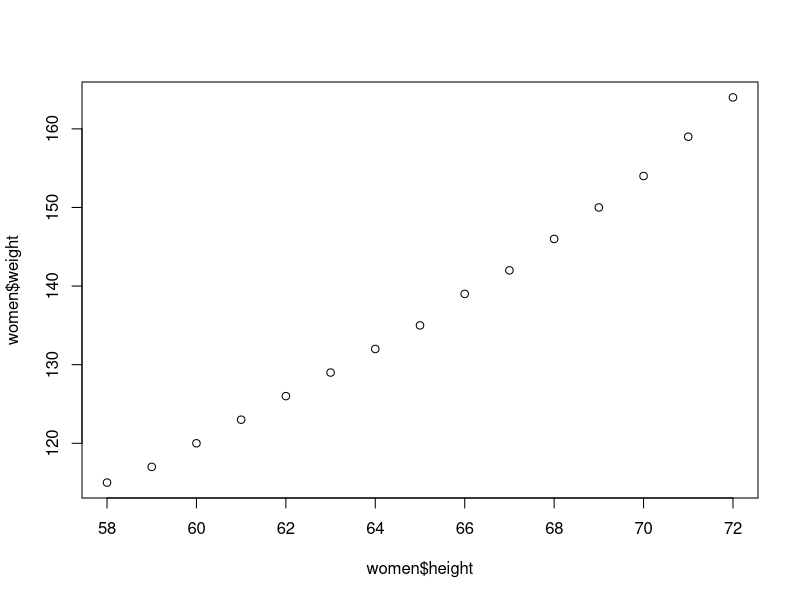
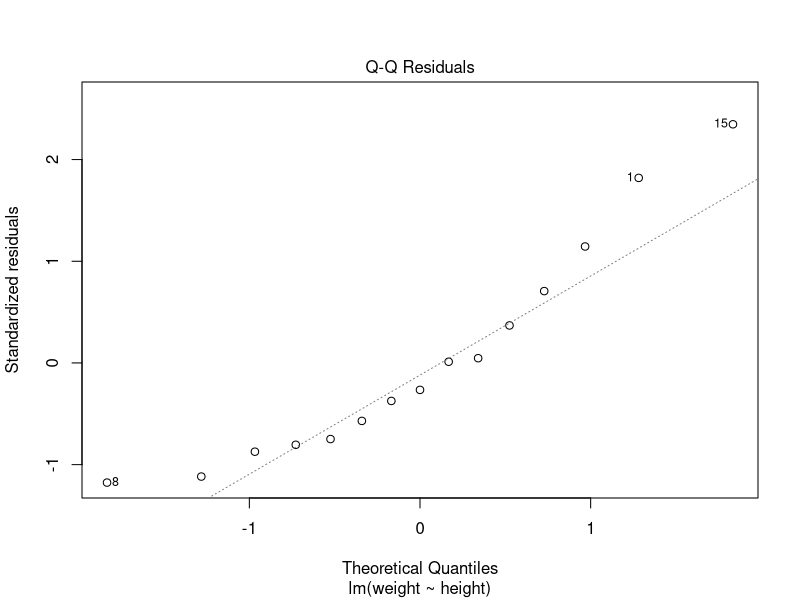
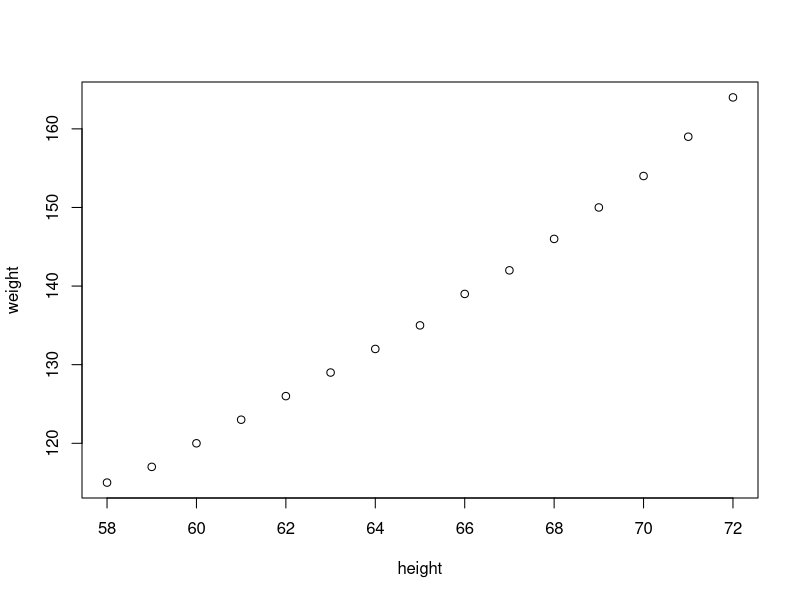

Write R code to recreate these figures, in order. (Note: this script raises an error after producing the figures.)
# Simple Linear Regression : Built in Data Set Women

# Check for assumptions of Regression in the data Set

women
?women
str(women)

fit = lm(weight ~ height, data=women)

?plot

#Initial Checks

cor(women$height, women$weight)

#there is Strong and Positive Relationship between height and weight

plot(women$height, women$weight)

par(mfrow=c(1,1))

plot(fit, which=2)

plot(women)

str(women)

head(women)

women[,2]

fitted(fit)

cbind(women, fitted(fit), predicted=3.45 * women$height - 87)

cbind(women, fitted(fit), residue=fitted(fit)-women$weight, resid(fit))

y = 3.4 * height - 87

plot(residuals(fit))

hist(women$height, breaks=4)

hist(residuals(fit))



hist(residuals(fit), freq=F)

lines(density(residuals(fit)))

#Prediction

ndata = data.frame(height=52.5)

predict(fit, newdata=ndata, type='response')





#Assumptions Regression

#Linearity----

#Linearity of the data. The relationship between the predictor (x) and the outcome (y) is assumed to be linear.

# component + residual plot 

plot(women$height, fitted(fit))

plot(residuals(fit) ~ fitted(fit))

plot(fit, which=1)

#residuals should be randomly distributed and not increase or decrease 





#Normality----

#Normality of residuals. The residual errors are assumed to be normally distributed.

plot(density(resid(fit)))

plot(fit, which=2)



#Homoscedasticity----

#Homogeneity of residuals variance. The residuals are assumed to have a constant variance (homoscedasticity - opposite of heteroscedasticity)

plot(fit, which=3)

#No funnel shape, random distribution of residuals

plot(fit, which=4)



#Auto-Correlation----
#Independence of residuals error terms. (Not dependent on previous values)
car::durbinWatsonTest(fit)
#pvalue < 0; Ho that there is no correlation (r2=0) is accepted

#Outliers
plot(fit, which=4)
#potential outliers are highlighted 1, 14, 15 row
women[c(1,14,15),]
#Lets remove these values and then find R2
fit2 = lm(weight ~ height, data=women[-c(1,14,15),])
summary(fit2)
(summary(fit))$r.squared
(summary(fit2))$r.squared
AIC(fit, fit2) #lower value of AIC is better





#Potential Problems

#Non-linearity of the outcome - predictor relationships

#Heteroscedasticity: Non-constant variance of error terms.

#Auto Collinearity, Multi-collinearity

#Presence of influential values in the data that can be:

#Outliers: extreme values in the outcome (y) variable

#High-leverage points: extreme values in the predictors (x) variable



